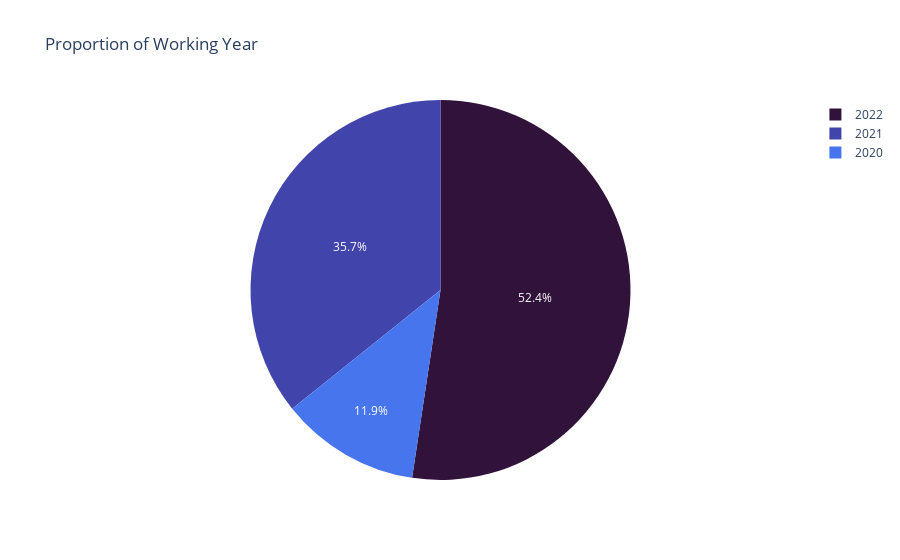

Write notebook code for a chart like this one.
### Code cell
labels = ['2020','2021','2022']
# Define color sets of paintings
night_colors = ['rgb(56, 75, 126)', 'rgb(18, 36, 37)', 'rgb(34, 53, 101)',
                'rgb(36, 55, 57)', 'rgb(6, 4, 4)']

fig = px.pie(ds, names='work_year',
             title='Proportion of Working Year',
             color_discrete_sequence=px.colors.sequential.Turbo)

fig.show()

### Figure 1 — Plotly figure (JSON) as saved in the notebook; plotly's stock layout.template omitted (floating-point values rounded to 4 significant figures; data arrays with more than 128 entries replaced by an {"elided": "..."} marker saying what was removed)
{"data": [{"domain": {"x": [0, 1], "y": [0, 1]}, "hovertemplate": "work_year=%{label}<extra></extra>", "labels": {"elided": "607 int values"}, "legendgroup": "", "name": "", "showlegend": true, "type": "pie"}], "layout": {"legend": {"tracegroupgap": 0}, "piecolorway": ["#30123b", "#4145ab", "#4675ed", "#39a2fc", "#1bcfd4", "#24eca6", "#61fc6c", "#a4fc3b", "#d1e834", "#f3c63a", "#fe9b2d", "#f36315", "#d93806", "#b11901", "#7a0402"], "title": {"text": "Proportion of Working Year"}}}
